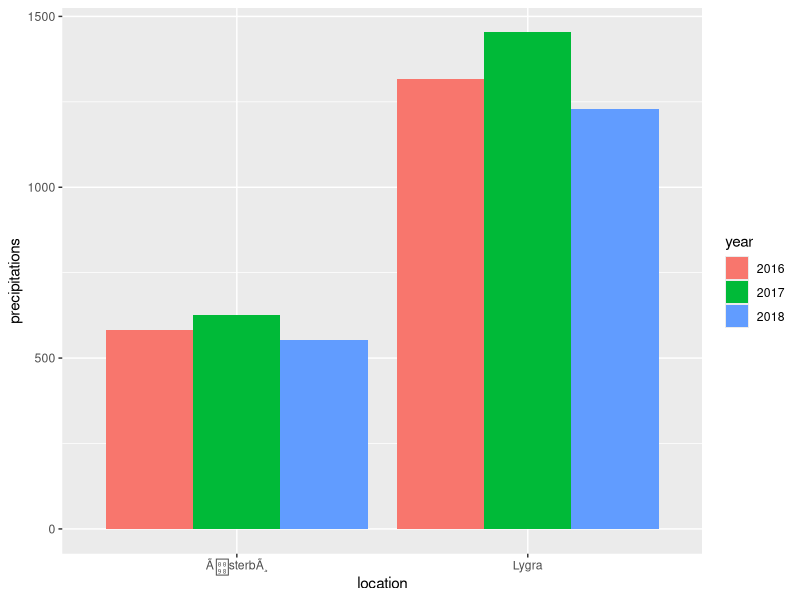
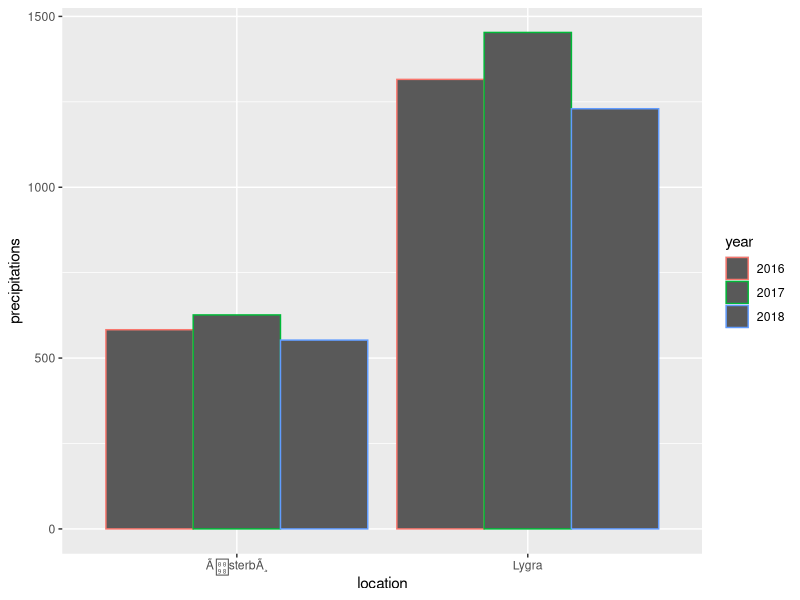
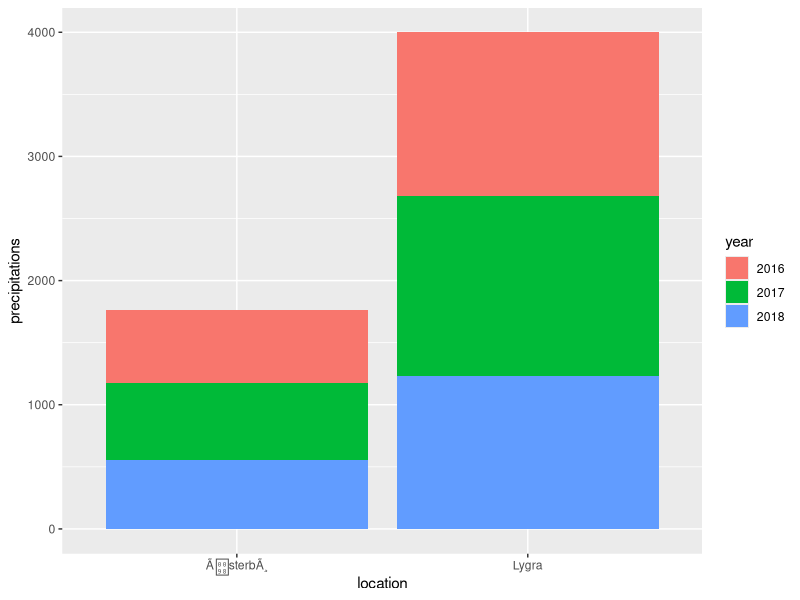
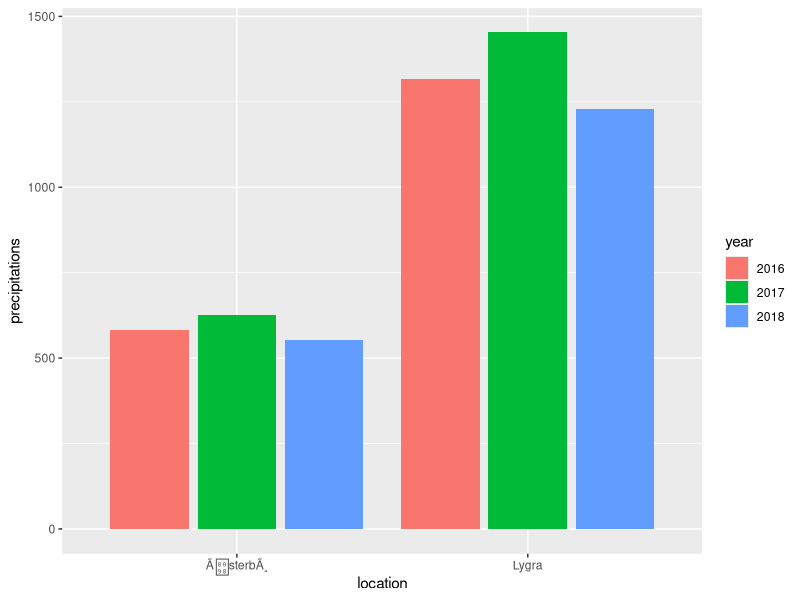
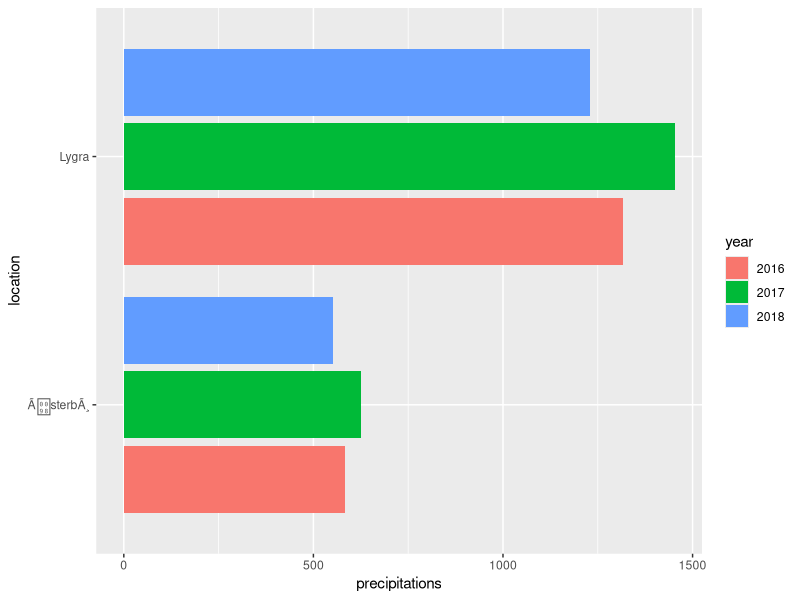

Here is the R script that generated these plots, in order:
## ---- chunk 1
knitr::opts_chunk$set(echo = TRUE, fig.align='center')

# title: Clustering/grouping bars
# author: jonathan
# revised: 28/3/2020 

WEB <- c("https://bioceed.uib.no/dropfolder/bioSTATS/Rmd/Visualizing/Multiple/clustering-bars.html")
GIT <- c("https://github.com/jonathansoule/biostats/blob/master/Visualizing/Multiple/clustering-bars.Rmd")
library(ggplot2)
location <- c(rep("Lygra", 3), rep("ÃsterbÃ¸", 3))
year <- c(rep(c("2016","2017", "2018"), 2))
precipitations <- c(1315.7,1453.1,1229.8,583, 626.3, 552.6)
## ---- chunk 2
# dataframe
df <- data.frame(location, year, precipitations)
# structure of the dataframe
str(df)
## ---- chunk 3
ggplot(df, aes(x = location, y = precipitations, fill = year)) +
  geom_col(position = "dodge")
## ---- chunk 4
ggplot(df, aes(x = location, y = precipitations, color = year)) +
  geom_col(position = "dodge")
## ---- chunk 5
ggplot(df, aes(x = location, y = precipitations, fill = year)) +
  geom_col()
## ---- chunk 6
ggplot(df, aes(x = location, y = precipitations, fill = year)) +
  geom_col(position = "dodge2") 
## ---- chunk 7
ggplot(df, aes(x = location, y = precipitations, fill = year)) +
  geom_col(position = "dodge2") +
  coord_flip()
